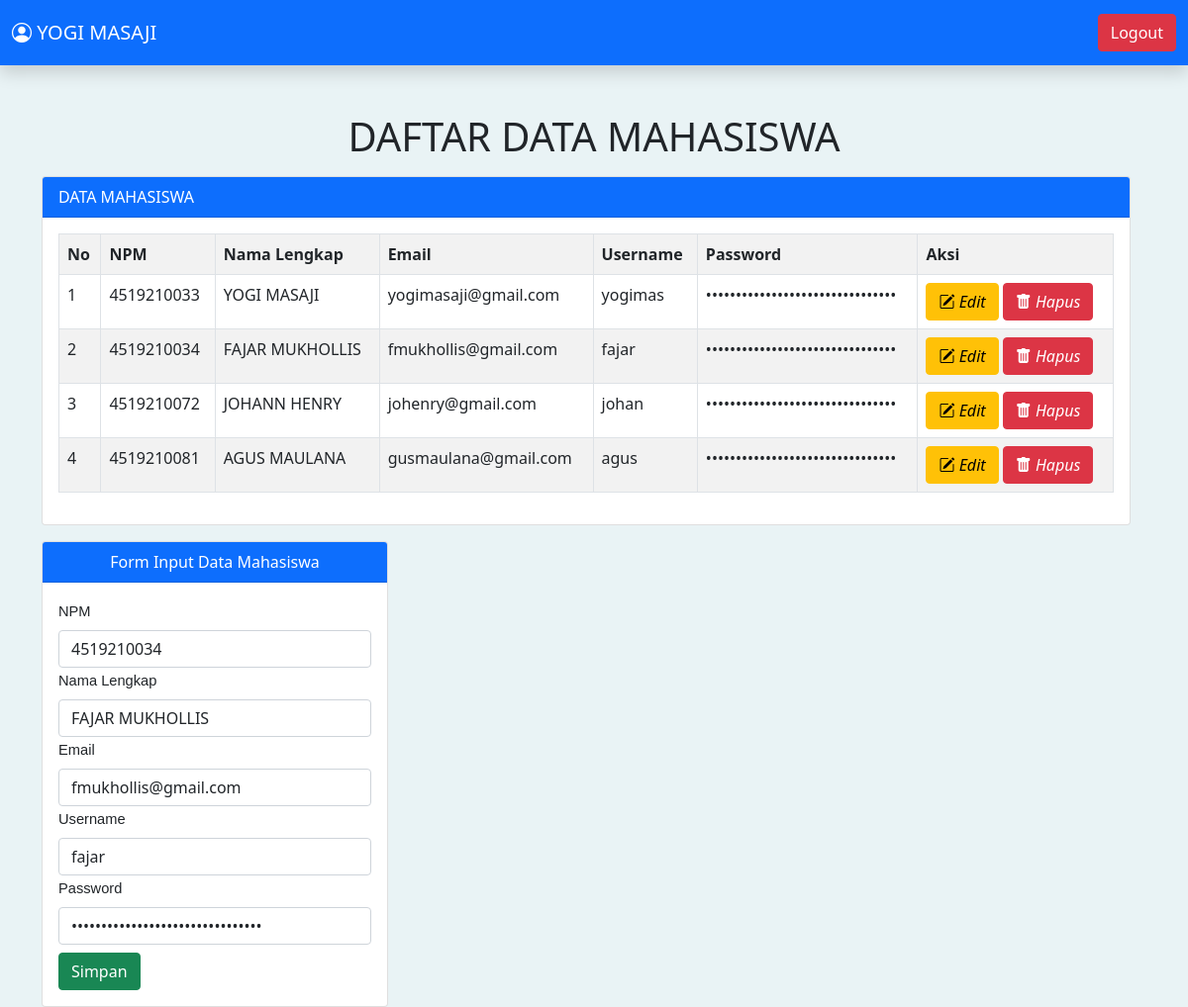
Page /tabel.php?hal=edit&id=2 (signed in) on the committed database.
### tables this page shows
CREATE TABLE `mahasiswa` (
  `No_id` int(11) NOT NULL,
  `NPM` bigint(20) NOT NULL,
  `Nama_Lengkap` varchar(50) NOT NULL,
  `Email` varchar(50) NOT NULL,
  `username` varchar(30) NOT NULL,
  `password` varchar(255) NOT NULL
);

### crud.php (called while the page is built, shortened)
<?php
    require 'koneksi.php';
    if(isset($_GET['hal'])) {
        if($_GET['hal']=="edit") {
            $show = mysqli_query($conn,"SELECT * FROM mahasiswa WHERE No_id = '$_GET[id]' ");
            $data = mysqli_fetch_array($show);
            if($data) {
                $vnpm = $data['NPM'];
                $vnl = $data['Nama_Lengkap'];
                $vemail = $data['Email'];
                $vuser = $data['username'];
                $vpass = $data['password'];
            }
        }
    }
?>

### tabel.php (the view, shortened to what this page needs)
<?php
    require 'koneksi.php';
    require 'crud.php';
?>
<!DOCTYPE html>
<html lang="en">
<head>
    <link href="https://cdn.jsdelivr.net/npm/bootstrap@5.0.0/dist/css/bootstrap.min.css" rel="stylesheet"
>
    <link rel="stylesheet" href="https://cdn.jsdelivr.net/npm/bootstrap-icons@1.5.0/font/bootstrap-icons.css">
    <link href="style2.css" rel="stylesheet" type="text/css">
</head>
<nav class="navbar sticky-top navbar-expand-lg navbar navbar-dark bg-primary navbar-custom shadow ">
  <div class="container-fluid">
  <nav class="navbar navbar navbar-dark bg-primary ">
  <span class="navbar-brand mb-0 h1"><i class="bi bi-person-circle"></i> <?= $_SESSION['Nama_Lengkap'] ?></span>
</nav>
    <div class="collapse navbar-collapse" id="navbarNav">
      <ul class="navbar-nav ms-auto">
        <li class="nav-item">
          <a type="submit" onclick="return confirm('Logout Account ?')" class="btn btn-danger" href="logout.php"></i> Logout</a>
        </li>
      </ul>
    </div>
  </div>
</nav>
<body style="background-color: #e9f3f5; margin left">
    <div class="container">
        <h1 class="text-center mt-5">DAFTAR DATA MAHASISWA</h1>
        <div style="">
        <div class="card mt-3" style="width: 1100px;">
        <div class="card-header bg-primary text-white">DATA MAHASISWA</div>
        <div class="card-body">
            <table class="table table-bordered table-striped">
                <tr>
                    <th>No</th>
                    <th>NPM</th>
                    <th>Nama Lengkap</th>
                    <th>Email</th>
                    <th>Username</th>
                    <th>Password</th>
                    <th>Aksi</th>
                </tr>
                <?php
                    $no = 1;
                    $show=mysqli_query($conn, "SELECT * FROM mahasiswa ORDER BY No_id asc");
                    while($data=mysqli_fetch_array($show)) :
                ?>
                <tr>
                    <td><?php echo $no++ ?></td>
                    <td><?php echo $data['NPM'] ?></td>
                    <td><?php echo $data['Nama_Lengkap']?></td>
                    <td><?php echo $data['Email']?></td>
                    <td><?php echo $data['username']?></td>
                    <td class="hide-text"><?php echo $data['password']?></td>
                    <td>
                        <a href="tabel.php?hal=edit&id=<?=$data['No_id']?>" class="btn btn-warning"><i class="bi bi-pencil-square"> Edit </i></a>
                        <a href="tabel.php?hal=hapus&id=<?=$data['No_id']?>" onclick="return confirm('Hapus Data Ini')" class="btn btn-danger"> <i class="bi bi-trash-fill"> Hapus </i></a>
                    </td>
                </tr>
                <?php endwhile; ?>
            </table>
        </div>
        </div>
        </div>
        <div style="" >
        <div class="card mt-3" style="width: 350px;">
        <div class="card-header bg-primary text-white text-center">Form Input Data Mahasiswa</div>
            <div class="card-body">
               <form action="" method="post">
                    <div class="form-group">
                        <label>NPM</label>
                        <input type="text" name="npm" value="<?=@$vnpm?>" class="form-control mt-2" required>
                    </div>
                    <div class="form-group">
                        <label>Nama Lengkap</label>
                        <input type="text" name="Nama_Lengkap" value="<?=@$vnl?>" class="form-control mt-2" required>
                    </div>
                    <div class="form-group">
                        <label>Email</label>
                        <input type="text" name="email" value="<?=@$vemail?>" class="form-control mt-2" required>
                    </div>
                    <div class="form-group">
                        <label>Username</label>
                        <input type="text" name="username" value="<?=@$vuser?>" class="form-control mt-2" required>
                    </div>
                    <div class="form-group">
                        <label>Password</label>
                        <input type="password" name="password" value="<?=@$vpass?>" class="form-control mt-2" required>
                    </div>
                    <button type="submit" class="btn btn-success mt-2" name="Simpan">Simpan</button>
               </form>
            </div>
        </div>
        </div>
    </div>
</body>
</html>

### style2.css (style rules this page uses)
a { text-decoration: none; }
body { background: -webkit-linear-gradient; background : url(http://babussalambuana.com/wp-content/uploads/2014/03/Savin-NY-Website-Background-Web.jpg); background-size: cover; background-repeat: no-repeat center fixed; }
label { font-family: "Raleway", sans-serif; font-size: 11pt; }
.hide-text { -webkit-text-security: disc; }

### rows in the picture
mahasiswa: NPM "4519210033", Nama_Lengkap "YOGI MASAJI", Email "yogimasaji@gmail.com", username "yogimas", password "5621be1f2352574f7a48ba5596a7c69d"
mahasiswa: NPM "4519210034", Nama_Lengkap "FAJAR MUKHOLLIS", Email "fmukhollis@gmail.com", username "fajar", password "7bedc9fd30769590c992b8f7f23738f7", npm "4519210034", email "fmukhollis@gmail.com"
mahasiswa: NPM "4519210072", Nama_Lengkap "JOHANN HENRY", Email "johenry@gmail.com", username "johan", password "2d87b36b4f489a92b5032d29b5b5611b"
mahasiswa: NPM "4519210081", Nama_Lengkap "AGUS MAULANA", Email "gusmaulana@gmail.com", username "agus", password "01c3c766ce47082b1b130daedd347ffd"

### other values in the picture
$_SESSION['Nama_Lengkap'] "YOGI MASAJI"
